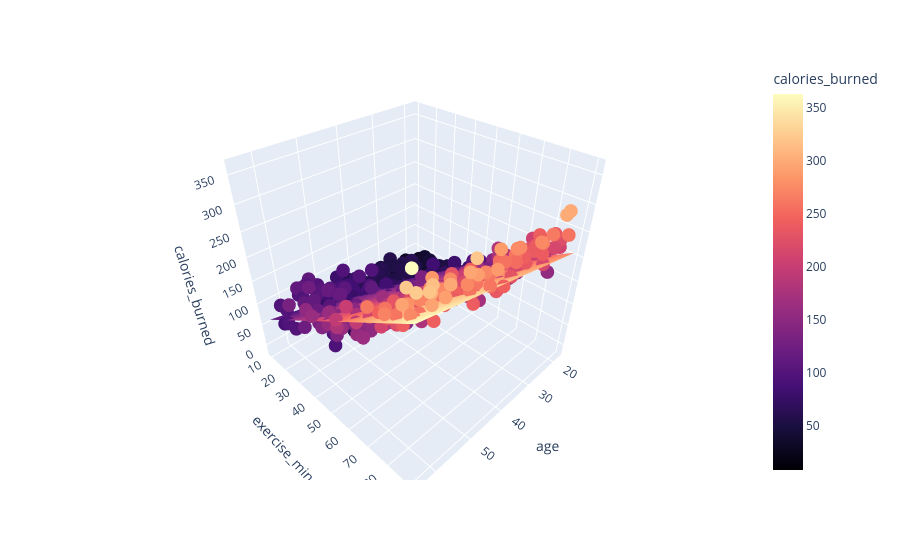

The notebook cell saved with this chart:
### Code cell
# plane of Regression
x_range = np.linspace(df['age'].min(), df['age'].max(), 15)
y_range = np.linspace(df['exercise_min'].min(), df['exercise_min'].max(), 15)

xx,yy = np.meshgrid(x_range, y_range)
heart_mean = df['heart_rate'].mean()
heart_col = np.full(xx.ravel().shape, heart_mean)

pred_input = np.c_[xx.ravel(), yy.ravel(), heart_col]
zz = l.predict(pred_input).reshape(xx.shape)

fig = px.scatter_3d(df, x = df['age'],
                    y = df['exercise_min'],
                    z = df['calories_burned'],
                    color=df['calories_burned'],
                    color_continuous_scale='magma')
fig.add_surface(x = x_range, y = y_range, z = zz, colorscale='magma',showscale=False)
fig.show()

### Figure 1 — Plotly figure (JSON) as saved in the notebook; plotly's stock layout.template omitted (floating-point values rounded to 4 significant figures; data arrays with more than 128 entries replaced by an {"elided": "..."} marker saying what was removed)
{"data": [{"hovertemplate": "age=%{x}<br>exercise_min=%{y}<br>calories_burned=%{marker.color}<extra></extra>", "legendgroup": "", "marker": {"color": {"elided": "500 float values"}, "coloraxis": "coloraxis", "symbol": "circle"}, "mode": "markers", "name": "", "scene": "scene", "showlegend": false, "type": "scatter3d", "x": {"elided": "500 int values"}, "y": {"elided": "500 float values"}, "z": {"elided": "500 float values"}}, {"colorscale": [[0, "#000004"], [0.1111, "#180f3d"], [0.2222, "#440f76"], [0.3333, "#721f81"], [0.4444, "#9e2f7f"], [0.5556, "#cd4071"], [0.6667, "#f1605d"], [0.7778, "#fd9668"], [0.8889, "#feca8d"], [1, "#fcfdbf"]], "showscale": false, "type": "surface", "x": [18.0, 21.29, 24.57, 27.86, 31.14, 34.43, 37.71, 41.0, 44.29, 47.57, 50.86, 54.14, 57.43, 60.71, 64.0], "y": [10.37, 16.06, 21.74, 27.43, 33.12, 38.8, 44.49, 50.17, 55.86, 61.55, 67.23, 72.92, 78.61, 84.29, 89.98], "z": {"elided": "15x15 float values"}}], "layout": {"coloraxis": {"colorbar": {"title": {"text": "calories_burned"}}, "colorscale": [[0, "#000004"], [0.1111, "#180f3d"], [0.2222, "#440f76"], [0.3333, "#721f81"], [0.4444, "#9e2f7f"], [0.5556, "#cd4071"], [0.6667, "#f1605d"], [0.7778, "#fd9668"], [0.8889, "#feca8d"], [1, "#fcfdbf"]]}, "legend": {"tracegroupgap": 0}, "margin": {"t": 60}, "scene": {"domain": {"x": [0, 1], "y": [0, 1]}, "xaxis": {"title": {"text": "age"}}, "yaxis": {"title": {"text": "exercise_min"}}, "zaxis": {"title": {"text": "calories_burned"}}}}}
